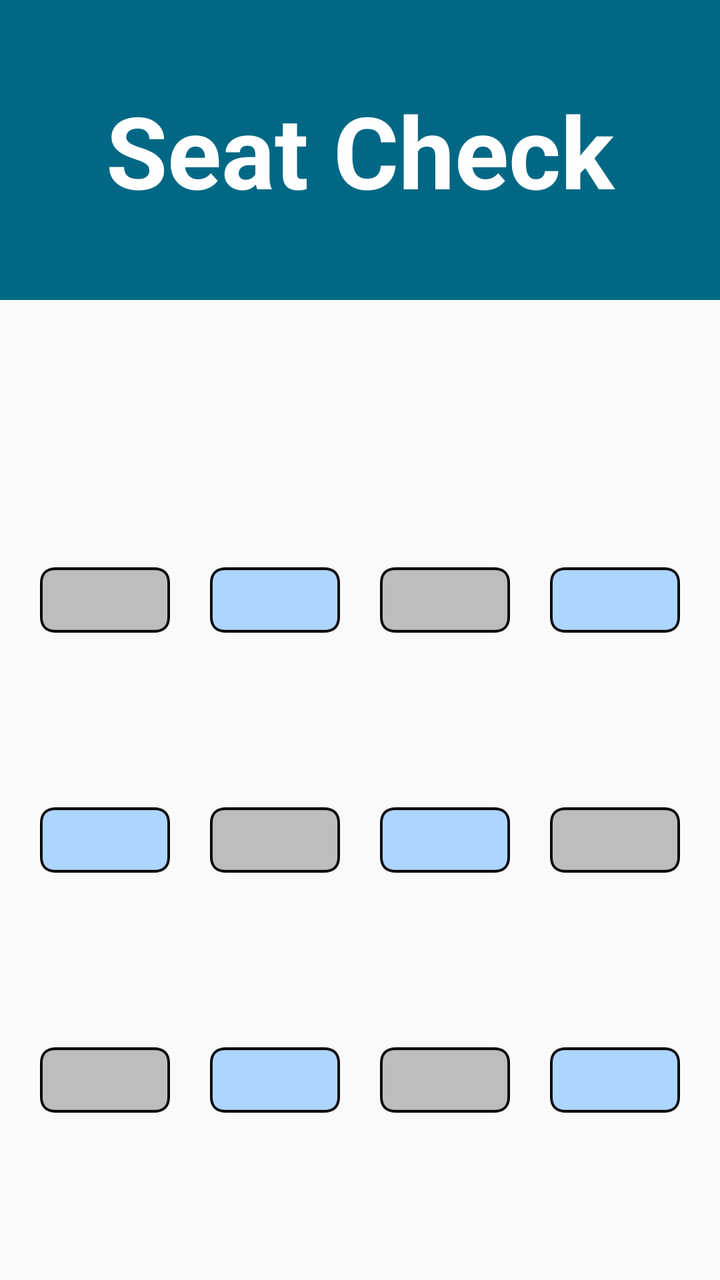
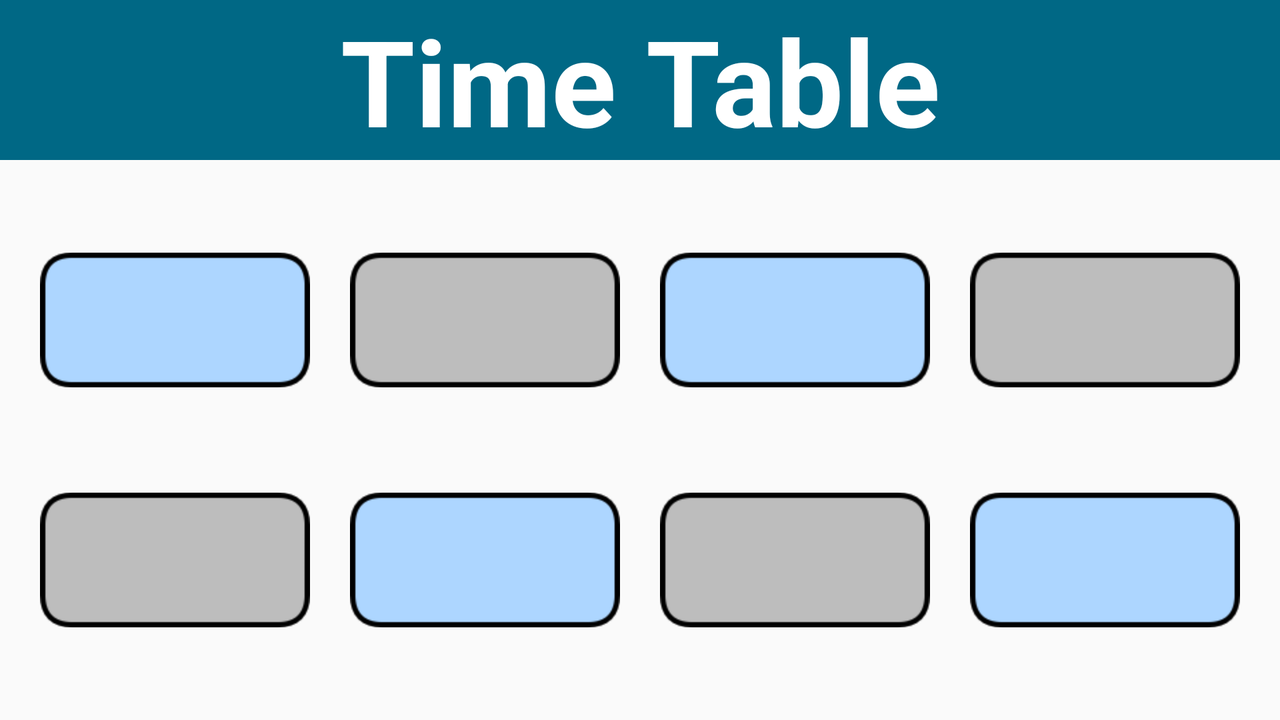

Two renders of one Android screen. The first uses the default layout on a phone; the second uses the alternative layout the repository ships for a different screen configuration, on a matching device. The two XML files are below.
<!-- AndroidManifest.xml: application theme AppTheme.NoActionBar -->
<!-- res/layout/activity_seat.xml -->
<?xml version="1.0" encoding="utf-8"?>
<LinearLayout xmlns:android="http://schemas.android.com/apk/res/android"
    xmlns:app="http://schemas.android.com/apk/res-auto"
    xmlns:tools="http://schemas.android.com/tools"
    android:layout_width="match_parent"
    android:layout_height="match_parent"
    android:orientation="vertical"
    tools:context=".seatActivity">

    <TextView
        android:id="@+id/textView7"
        android:layout_width="match_parent"
        android:layout_height="150dp"
        android:layout_gravity="center_horizontal"
        android:background="#006885"
        android:gravity="center_horizontal|center_vertical"
        android:text="Seat Check"
        android:textColor="#FFFFFF"
        android:textSize="50sp"
        android:textStyle="bold" />

    <LinearLayout
        android:layout_width="match_parent"
        android:layout_height="match_parent"
        android:orientation="vertical">



        <LinearLayout
            android:layout_width="wrap_content"
            android:layout_height="wrap_content"
            android:layout_marginLeft="10dp"
            android:layout_marginTop="90dp"
            android:layout_marginRight="10dp"
            android:layout_weight="0"
            android:orientation="horizontal">

            <ImageView
                android:id="@+id/seat12"
                android:layout_width="wrap_content"
                android:layout_height="wrap_content"
                android:layout_margin="10dp"
                android:layout_weight="1"
                app:srcCompat="@drawable/seat_no" />

            <ImageView
                android:id="@+id/seat11"
                android:layout_width="wrap_content"
                android:layout_height="wrap_content"
                android:layout_margin="10dp"
                android:layout_weight="1"
                app:srcCompat="@drawable/seat_off" />

            <ImageView
                android:id="@+id/seat10"
                android:layout_width="wrap_content"
                android:layout_height="wrap_content"
                android:layout_margin="10dp"
                android:layout_weight="1"
                app:srcCompat="@drawable/seat_no" />

            <ImageView
                android:id="@+id/seat9"
                android:layout_width="wrap_content"
                android:layout_height="wrap_content"
                android:layout_margin="10dp"
                android:layout_weight="1"
                app:srcCompat="@drawable/seat_off" />
        </LinearLayout>

        <LinearLayout
            android:layout_width="match_parent"
            android:layout_height="wrap_content"
            android:layout_marginLeft="10dp"
            android:layout_marginRight="10dp"
            android:layout_weight="0"
            android:orientation="horizontal">

            <ImageView
                android:id="@+id/seat8"
                android:layout_width="wrap_content"
                android:layout_height="wrap_content"
                android:layout_margin="10dp"
                android:layout_weight="1"
                app:srcCompat="@drawable/seat_off" />

            <ImageView
                android:id="@+id/seat7"
                android:layout_width="wrap_content"
                android:layout_height="wrap_content"
                android:layout_margin="10dp"
                android:layout_weight="1"
                app:srcCompat="@drawable/seat_no" />

            <ImageView
                android:id="@+id/seat6"
                android:layout_width="wrap_content"
                android:layout_height="wrap_content"
                android:layout_margin="10dp"
                android:layout_weight="1"
                app:srcCompat="@drawable/seat_off" />

            <ImageView
                android:id="@+id/seat5"
                android:layout_width="wrap_content"
                android:layout_height="wrap_content"
                android:layout_margin="10dp"
                android:layout_weight="1"
                app:srcCompat="@drawable/seat_no" />

        </LinearLayout>

        <LinearLayout
            android:layout_width="match_parent"
            android:layout_height="wrap_content"
            android:layout_marginLeft="10dp"
            android:layout_marginRight="10dp"
            android:layout_marginBottom="10dp"
            android:orientation="horizontal">

            <ImageView
                android:id="@+id/seat4"
                android:layout_width="wrap_content"
                android:layout_height="wrap_content"
                android:layout_margin="10dp"
                android:layout_weight="1"
                app:srcCompat="@drawable/seat_no" />

            <ImageView
                android:id="@+id/seat3"
                android:layout_width="wrap_content"
                android:layout_height="wrap_content"
                android:layout_margin="10dp"
                android:layout_weight="1"
                app:srcCompat="@drawable/seat_off" />

            <ImageView
                android:id="@+id/seat2"
                android:layout_width="wrap_content"
                android:layout_height="wrap_content"
                android:layout_margin="10dp"
                android:layout_weight="1"
                app:srcCompat="@drawable/seat_no" />

            <ImageView
                android:id="@+id/seat1"
                android:layout_width="wrap_content"
                android:layout_height="wrap_content"
                android:layout_margin="10dp"
                android:layout_weight="1"
                app:srcCompat="@drawable/seat_off" />

        </LinearLayout>

        <ImageView
            android:id="@+id/imageView16"
            android:layout_width="150dp"
            android:layout_height="150dp"
            android:layout_gravity="center_horizontal"
            android:layout_marginTop="120dp"
            android:layout_weight="1"
            app:srcCompat="@drawable/professor" />

        <Button
            android:id="@+id/returnButton"
            android:layout_width="match_parent"
            android:layout_height="wrap_content"
            android:background="#CBFFCB"
            android:text="Return"
            android:textColor="#000000"
            android:textSize="30sp" />

        <Button
            android:id="@+id/shomeButton"
            android:layout_width="match_parent"
            android:layout_height="wrap_content"
            android:layout_marginTop="100dp"
            android:background="#FFE5A4"
            android:text="HOME"
            android:textColor="#000000"
            android:textSize="30sp" />
    </LinearLayout>


</LinearLayout>
<!-- resources referenced by this layout -->
<resources>
  <!-- drawable seat_no: png bitmap (drawable, 2200 bytes) -->
  <!-- drawable seat_off: png bitmap (drawable, 2269 bytes) -->
  <style name="AppTheme.NoActionBar">
          <item name="windowActionBar">false</item>
          <item name="windowNoTitle">true</item>
      </style>
</resources>
<!-- res/layout-land/activity_seat.xml (the author's variant of the layout above) -->
<!-- drawn on the phone turned sideways -->
<?xml version="1.0" encoding="utf-8"?>
<LinearLayout xmlns:android="http://schemas.android.com/apk/res/android"
    xmlns:app="http://schemas.android.com/apk/res-auto"
    xmlns:tools="http://schemas.android.com/tools"
    android:layout_width="match_parent"
    android:layout_height="match_parent"
    android:orientation="vertical"
    tools:context=".seatActivity">

    <TextView
        android:id="@+id/textView7"
        android:layout_width="match_parent"
        android:layout_height="80dp"
        android:background="#006885"
        android:gravity="center_horizontal|center_vertical"
        android:text="Time Table"
        android:textColor="#ffffff"
        android:textColorHighlight="#00FDFCFC"
        android:textSize="60sp"
        android:textStyle="bold" />

    <LinearLayout
        android:layout_width="match_parent"
        android:layout_height="match_parent"
        android:orientation="vertical">


        <LinearLayout
            android:layout_width="match_parent"
            android:layout_height="wrap_content"
            android:layout_marginLeft="10dp"
            android:layout_marginTop="20dp"
            android:layout_marginRight="10dp"
            android:layout_weight="0"
            android:orientation="horizontal">

            <ImageView
                android:id="@+id/seat1"
                android:layout_width="wrap_content"
                android:layout_height="wrap_content"
                android:layout_margin="10dp"
                android:layout_weight="1"
                app:srcCompat="@drawable/seat_off" />

            <ImageView
                android:id="@+id/seat11"
                android:layout_width="wrap_content"
                android:layout_height="wrap_content"
                android:layout_margin="10dp"
                android:layout_weight="1"
                app:srcCompat="@drawable/seat_no" />

            <ImageView
                android:id="@+id/seat10"
                android:layout_width="wrap_content"
                android:layout_height="wrap_content"
                android:layout_margin="10dp"
                android:layout_weight="1"
                app:srcCompat="@drawable/seat_off" />

            <ImageView
                android:id="@+id/seat9"
                android:layout_width="wrap_content"
                android:layout_height="wrap_content"
                android:layout_margin="10dp"
                android:layout_weight="1"
                app:srcCompat="@drawable/seat_no" />
        </LinearLayout>

        <LinearLayout
            android:layout_width="match_parent"
            android:layout_height="wrap_content"
            android:layout_marginLeft="10dp"
            android:layout_marginRight="10dp"
            android:layout_weight="0"
            android:orientation="horizontal">

            <ImageView
                android:id="@+id/seat5"
                android:layout_width="wrap_content"
                android:layout_height="wrap_content"
                android:layout_margin="10dp"
                android:layout_weight="1"
                app:srcCompat="@drawable/seat_no" />

            <ImageView
                android:id="@+id/seat5"
                android:layout_width="wrap_content"
                android:layout_height="wrap_content"
                android:layout_margin="10dp"
                android:layout_weight="1"
                app:srcCompat="@drawable/seat_off" />

            <ImageView
                android:id="@+id/seat5"
                android:layout_width="wrap_content"
                android:layout_height="wrap_content"
                android:layout_margin="10dp"
                android:layout_weight="1"
                app:srcCompat="@drawable/seat_no" />

            <ImageView
                android:id="@+id/seat5"
                android:layout_width="wrap_content"
                android:layout_height="wrap_content"
                android:layout_margin="10dp"
                android:layout_weight="1"
                app:srcCompat="@drawable/seat_off" />

        </LinearLayout>

        <LinearLayout
            android:layout_width="match_parent"
            android:layout_height="wrap_content"
            android:layout_marginLeft="10dp"
            android:layout_marginRight="10dp"
            android:layout_marginBottom="10dp"
            android:orientation="horizontal">

            <ImageView
                android:id="@+id/seat9"
                android:layout_width="wrap_content"
                android:layout_height="wrap_content"
                android:layout_margin="10dp"
                android:layout_weight="1"
                app:srcCompat="@drawable/seat_off" />

            <ImageView
                android:id="@+id/seat10"
                android:layout_width="wrap_content"
                android:layout_height="wrap_content"
                android:layout_margin="10dp"
                android:layout_weight="1"
                app:srcCompat="@drawable/seat_no" />

            <ImageView
                android:id="@+id/seat11"
                android:layout_width="wrap_content"
                android:layout_height="wrap_content"
                android:layout_margin="10dp"
                android:layout_weight="1"
                app:srcCompat="@drawable/seat_off" />

            <ImageView
                android:id="@+id/seat1"
                android:layout_width="wrap_content"
                android:layout_height="wrap_content"
                android:layout_margin="10dp"
                android:layout_weight="1"
                app:srcCompat="@drawable/seat_no" />

        </LinearLayout>

        <ImageView
            android:id="@+id/imageView16"
            android:layout_width="150dp"
            android:layout_height="150dp"
            android:layout_gravity="center_horizontal"
            android:layout_marginTop="20dp"
            android:layout_weight="0"
            app:srcCompat="@drawable/professor" />

        <Button
            android:id="@+id/shomeButton"
            android:layout_width="match_parent"
            android:layout_height="wrap_content"
            android:layout_marginTop="20dp"
            android:layout_marginBottom="20dp"
            android:background="#FFE5A4"
            android:text="HOME"
            android:textColor="#000000"
            android:textSize="30sp" />
    </LinearLayout>


</LinearLayout>
